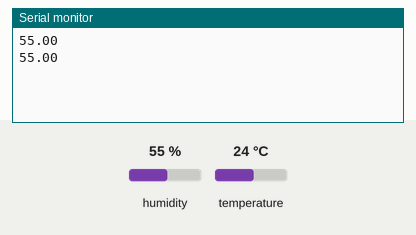
The sketch below on a simulated Arduino Uno, built with avr-gcc and run on an emulated ATmega328P. Parts: the last lines printed to the serial monitor. Wiring (inferred from the names in the program): DHT22 sensor: data A0. The inputs (shaded band) are chosen by the test bench; at power-on: humidity 55 %, temperature 24 °C.

Above: at 5.8 s.
5.9 s: humidity set to 22 %
At 10.7 s:
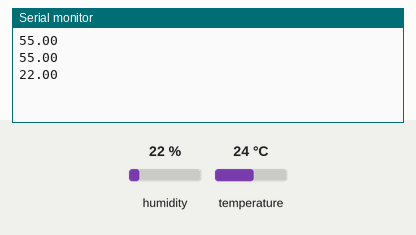
11.9 s: humidity set to 40 %
At 15.8 s:
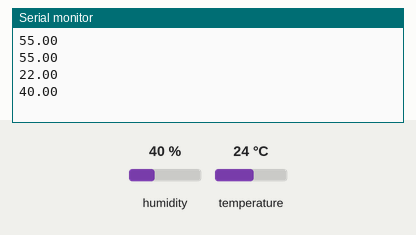
Timing chart, 0 to 17.3 s (numbered marks = the images above; inputs shaded):
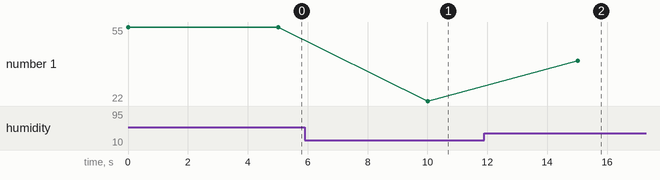

Measured:
- after the input at 5.9 s, the serial monitor: prints a new line after 4.1 s (image 1)
- after the input at 11.9 s, the serial monitor: prints a new line after 3.1 s (image 2)
- plotted number 1: 55 → 22 after the input at 5.9 s, 22 → 40 after the input at 11.9 s

The sketch:

Fuktm_ling.ino
```cpp
#include <dht.h>
dht DHT;
//Constants
#define DHT21_PIN A0     // DHT 22  (AM2302) - what pin we're connected to

//Variables
float hum;  //Stores humidity value
float temp; //Stores temperature value
void setup() {
 Serial.begin(9600);
}
void loop() {
  int chk = DHT.read21(DHT21_PIN);
    //Read data and store it to variables hum and temp
    hum = DHT.humidity;
    temp= DHT.temperature;
    //Print temp and humidity values to serial monitor
    Serial.println(hum);
    delay(5000); //Delay 2 sec.
}
```
